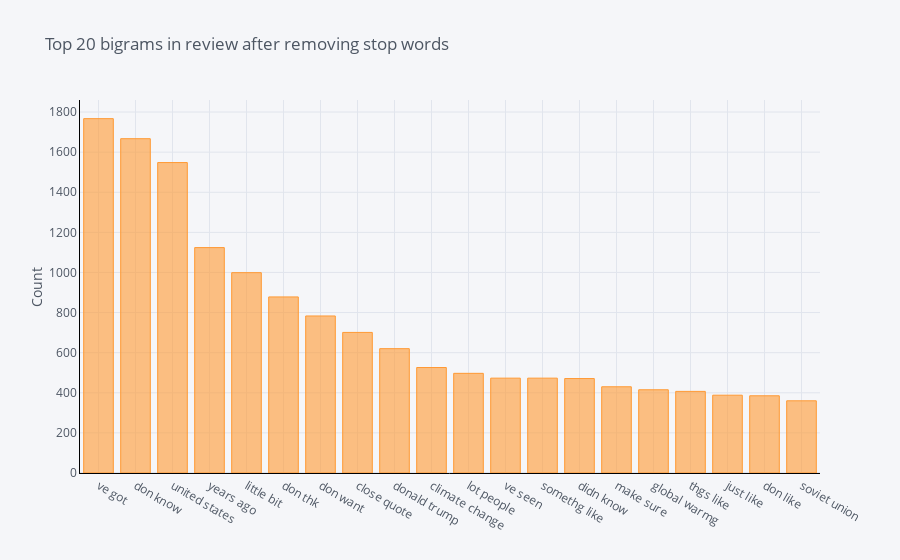

The cell this chart's notebook holds for it:
### Markdown cell above
## The distribution of top bigrams after removing stop words

### Code cell
def get_top_n_bigram(corpus, n=None):
    vec = CountVectorizer(ngram_range=(2, 2), stop_words='english').fit(corpus)
    bag_of_words = vec.transform(corpus)
    sum_words = bag_of_words.sum(axis=0) 
    words_freq = [(word, sum_words[0, idx]) for word, idx in vec.vocabulary_.items()]
    words_freq =sorted(words_freq, key = lambda x: x[1], reverse=True)
    return words_freq[:n]
common_words = get_top_n_bigram(df['text'], 20)
df4 = pd.DataFrame(common_words, columns = ['text' , 'count'])
df4
df4.groupby('text').sum()['count'].sort_values(ascending=False).iplot(
    kind='bar', yTitle='Count', linecolor='black', title='Top 20 bigrams in review after removing stop words')

### Figure 1 — Plotly figure (JSON) as saved in the notebook; plotly's stock layout.template omitted (floating-point values rounded to 4 significant figures)
{"data": [{"marker": {"color": "rgba(255, 153, 51, 0.6)", "line": {"color": "rgba(255, 153, 51, 1.0)", "width": 1}}, "name": "count", "orientation": "v", "text": "", "type": "bar", "x": ["ve got", "don know", "united states", "years ago", "little bit", "don thk", "don want", "close quote", "donald trump", "climate change", "lot people", "ve seen", "somethg like", "didn know", "make sure", "global warmg", "thgs like", "just like", "don like", "soviet union"], "y": [1767, 1667, 1548, 1124, 999, 878, 783, 701, 620, 526, 497, 473, 473, 471, 430, 415, 407, 388, 385, 360]}], "layout": {"legend": {"bgcolor": "#F5F6F9", "font": {"color": "#4D5663"}}, "paper_bgcolor": "#F5F6F9", "plot_bgcolor": "#F5F6F9", "title": {"font": {"color": "#4D5663"}, "text": "Top 20 bigrams in review after removing stop words"}, "xaxis": {"gridcolor": "#E1E5ED", "linecolor": "black", "showgrid": true, "tickfont": {"color": "#4D5663"}, "title": {"font": {"color": "#4D5663"}, "text": ""}, "zerolinecolor": "#E1E5ED"}, "yaxis": {"gridcolor": "#E1E5ED", "linecolor": "black", "showgrid": true, "tickfont": {"color": "#4D5663"}, "title": {"font": {"color": "#4D5663"}, "text": "Count"}, "zerolinecolor": "#E1E5ED"}}}
